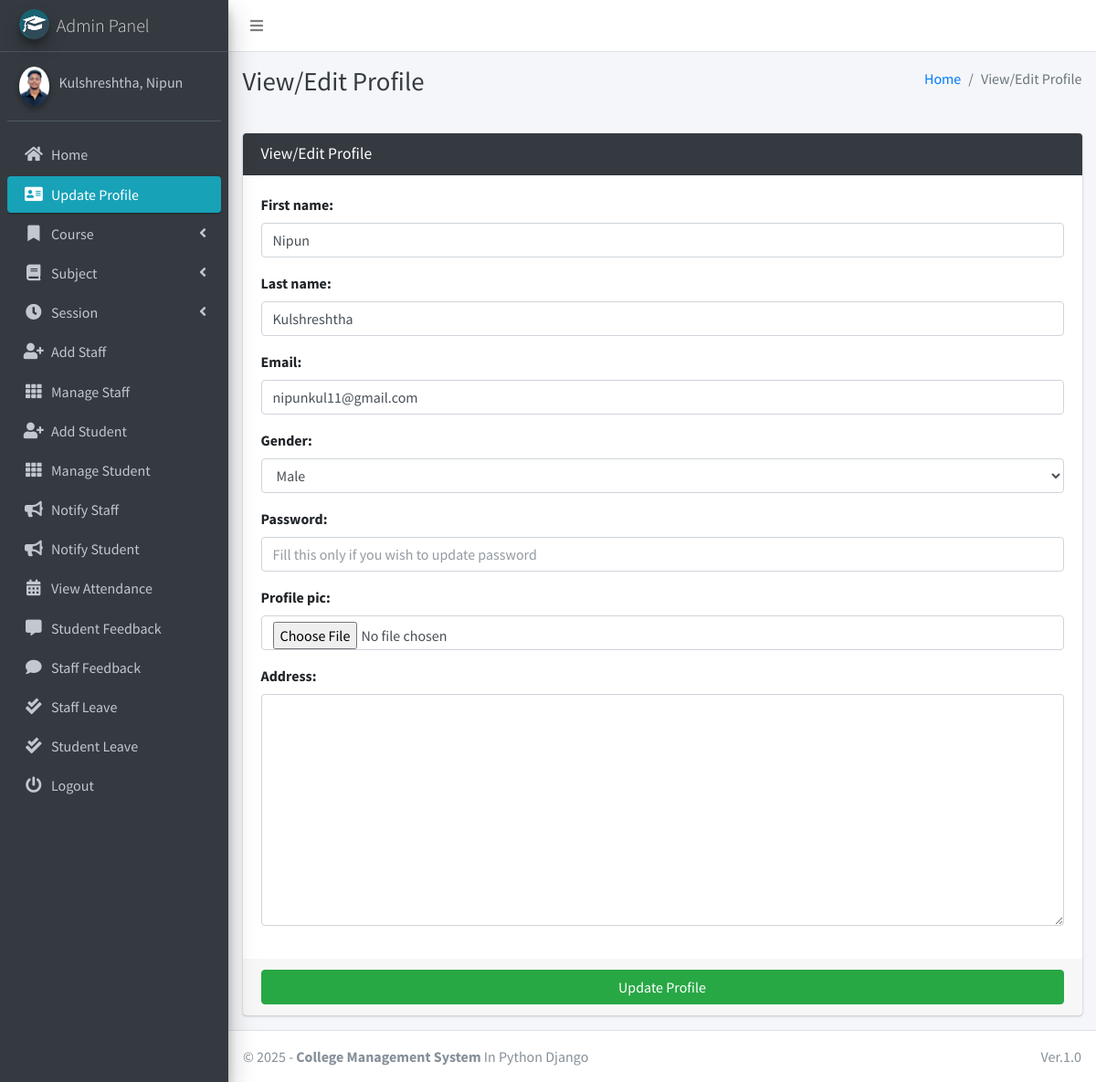
/admin_view_profile (signed in), run on the app's committed database.
### main_app/models.py (models this page shows)
class CustomUser(AbstractUser):
    USER_TYPE = ((1, "HOD"), (2, "Staff"), (3, "Student"))
    GENDER = [("M", "Male"), ("F", "Female")]
    username = None  # Removed username, using email instead
    email = models.EmailField(unique=True)
    user_type = models.CharField(default=1, choices=USER_TYPE, max_length=1)
    gender = models.CharField(max_length=1, choices=GENDER)
    profile_pic = models.ImageField()
    address = models.TextField()
    fcm_token = models.TextField(default="")  # For firebase notifications
    created_at = models.DateTimeField(auto_now_add=True)
    updated_at = models.DateTimeField(auto_now=True)
    USERNAME_FIELD = "email"
    REQUIRED_FIELDS = []
    objects = CustomUserManager()
    def __str__(self):
        return self.last_name + ", " + self.first_name

### main_app/hod_views.py (the view, shortened to what this page needs)
# urls.py: path("admin_view_profile", hod_views.admin_view_profile,
def admin_view_profile(request):
    admin = get_object_or_404(Admin, admin=request.user)
    form = AdminForm(request.POST or None, request.FILES or None,
                     instance=admin)
    context = {'form': form,
               'page_title': 'View/Edit Profile'
               }
    return render(request, "hod_template/admin_view_profile.html", context)

### main_app/forms.py
class AdminForm(CustomUserForm):
    def __init__(self, *args, **kwargs):
        super(AdminForm, self).__init__(*args, **kwargs)
    class Meta(CustomUserForm.Meta):
        model = Admin
        fields = CustomUserForm.Meta.fields

### main_app/templates/hod_template/admin_view_profile.html (shortened to what this page needs)
{% extends 'main_app/base.html' %}
{% load static %}
{% block page_title %}{{page_title}}{% endblock page_title %}
{% block content %}
<section class="content">
    <div class="container-fluid">
        <div class="row">
            <div class="col-md-12">
                <div class="card card-dark">
                    <div class="card-header">
                        <h3 class="card-title">{{page_title}}</h3>
                    </div>
                    {% include "main_app/form_template.html" with messages=messages  form=form button_text="Update Profile"%}
                </div>
            </div>
        </div>
    </div>
</section>
{% endblock content %}

### main_app/templates/main_app/base.html (shortened to what this page needs)
{% load static %}
<!DOCTYPE html>
<html>
<head>
    <link rel="stylesheet" href="{% static 'plugins/fontawesome-free/css/all.min.css'%} ">
    <link rel="stylesheet" href="https://code.ionicframework.com/ionicons/2.0.1/css/ionicons.min.css">
    <link rel="stylesheet"
        href="{% static 'plugins/tempusdominus-bootstrap-4/css/tempusdominus-bootstrap-4.min.css'%} ">
    <link rel="stylesheet" href="{% static 'plugins/icheck-bootstrap/icheck-bootstrap.min.css'%} ">
    <link rel="stylesheet" href="{% static 'dist/css/adminlte.min.css'%} ">
    <link rel="stylesheet" href="{% static 'plugins/overlayScrollbars/css/OverlayScrollbars.min.css'%} ">
    <link rel="stylesheet" href="{% static 'plugins/daterangepicker/daterangepicker.css'%} ">
</head>
<body class="hold-transition sidebar-mini layout-fixed">
    <div class="wrapper">
        <nav class="main-header navbar navbar-expand navbar-white navbar-light">
            <ul class="navbar-nav">
                <li class="nav-item">
                    <a class="nav-link" data-widget="pushmenu" href="#"><i class="fas fa-bars"></i></a>
                </li>
            </ul>
        </nav>
        {% include "main_app/sidebar_template.html" with user=user %}
        <div class="content-wrapper">
            <div class="content-header">
                <div class="container-fluid">
                    <div class="row mb-2">
                        <div class="col-sm-6">
                            <h1 class="m-0 text-dark">{% block page_title %}{% endblock page_title %}</h1>
                        </div>
                        <div class="col-sm-6">
                            <ol class="breadcrumb float-sm-right">
                                <li class="breadcrumb-item"><a href="#">Home</a></li>
                                <li class="breadcrumb-item active">{{ page_title }}</li>
                            </ol>
                        </div>
                    </div>
                </div>
            </div>
<section class="content">
    <div class="container-fluid">
        <div class="row">
            <div class="col-md-12">
            </div></div></div></section>
            {% block content %}
            {% endblock content %}
        </div>
        {% include "main_app/footer.html" %}
    </div>
</body>
</html>

### main_app/templates/main_app/sidebar_template.html (shortened to what this page needs)
{% load static %}
<aside class="main-sidebar sidebar-dark-info elevation-4">
    {% if request.user.user_type == '1' %}
    <a href="{% url 'admin_home' %}" class="brand-link">
        <img src="{% static 'dist/img/cmsl.png' %} " alt="AdminLTE Logo"
            class="brand-image img-circle elevation-3" >
        <span class="brand-text font-weight-light">Admin Panel</span>
    </a>
    <div class="sidebar">
        <div class="user-panel mt-3 pb-3 mb-3 d-flex">
            <div class="image">
                <img src="{{ request.user.profile_pic}}" class="img-circle elevation-2" alt="User Image">
            </div>
            <div class="info">
                <a href="#" class="d-block">{{user}}</a>
            </div>
        </div>
        <nav class="mt-2">
            <ul class="nav nav-pills nav-sidebar flex-column" data-widget="treeview" role="menu" data-accordion="false">
                <li class="nav-item">
                    {% url 'admin_home' as admin_home %}
                    <a href="{{admin_home}}" class="nav-link {% if admin_home == request.path %} active {% endif %}">
                        <i class="nav-icon fas fa-home"></i>
                        <p>
                            Home
                        </p>
                    </a>
                </li>
                <li class="nav-item">
                    {% url 'admin_view_profile' as admin_view_profile %}
                    <a href="{{admin_view_profile}}"
                        class="nav-link {% if admin_view_profile == request.path %} active {% endif %}">
                        <i class="nav-icon fas fa-address-card"></i>
                        <p>
                            Update Profile
                        </p>
                    </a>
                </li>
                <li class="nav-item has-treeview">
                    <a href="#" class="nav-link">
                        <i class="nav-icon fas fa-bookmark"></i>
                        <p>
                            Course
                            <i class="fas fa-angle-left right"></i>
                        </p>
                    </a>
                </li>
                <li class="nav-item has-treeview">
                    <a href="#" class="nav-link">
                        <i class="nav-icon fas fa-book"></i>
                        <p>
                            Subject
                            <i class="fas fa-angle-left right"></i>
                        </p>
                    </a>
                </li>
                <li class="nav-item has-treeview">
                    <a href="#" class="nav-link">
                        <i class="nav-icon fas fa-clock"></i>
                        <p>
                            Session
                            <i class="fas fa-angle-left right"></i>
                        </p>
                    </a>
                </li>
                <li class="nav-item">
                    {% url 'add_staff' as add_staff %}
                    <a href="{{add_staff}}" class="nav-link {% if add_staff == request.path %} active {% endif %}">
                        <i class="nav-icon fas fa-user-plus"></i>
                        <p>
                            Add Staff
                        </p>
                    </a>
                </li>
                <li class="nav-item">
                    {% url 'manage_staff' as manage_staff %}
                    {% url 'edit_staff' staff_id as edit_staff %}
                    <a href="{{manage_staff}}"
                        class="nav-link {% if manage_staff == request.path or request.path == edit_staff %} active {% endif %}">
                        <i class="nav-icon fas fa-th"></i>
                        <p>
                            Manage Staff
                        </p>
                    </a>
                </li>
                <li class="nav-item">
                    {% url 'add_student' as add_student%}
                    <a href="{{add_student}}" class="nav-link  {% if add_student == request.path %} active {% endif %}">
                        <i class="nav-icon fas fa-user-plus"></i>
                        <p>
                            Add Student
                        </p>
                    </a>
                </li>
                <li class="nav-item">
                    {% url 'manage_student' as manage_student %}
                    {% url 'edit_student' student_id as edit_student %}
                    <a href="{{manage_student}}"
                        class="nav-link  {% if edit_student == request.path or manage_student == request.path %} active {% endif %}">
                        <i class="nav-icon fas fa-th"></i>
                        <p>
                            Manage Student
                        </p>
                    </a>
                </li>
                <li class="nav-item">
                    {% url 'admin_notify_staff' as admin_notify_staff %}
                    <a href="{{admin_notify_staff}}"
                        class="nav-link {% if admin_notify_staff == request.path %} active {% endif %}">
                        <i class="nav-icon fas fa-bullhorn"></i>
                        <p>
                            Notify Staff
                        </p>
                    </a>
                </li>
                <li class="nav-item">
                    {% url 'admin_notify_student' as admin_notify_student %}
                    <a href="{{admin_notify_student}}"
                        class="nav-link {% if admin_notify_student == request.path %} active {% endif %}">
                        <i class="nav-icon fas fa-bullhorn"></i>
                        <p>
                            Notify Student
                        </p>
                    </a>
                </li>
                <li class="nav-item">
                    {% url 'admin_view_attendance' as admin_view_attendance %}
                <li class="nav-item">
                    <a href="{{admin_view_attendance}}"
                        class="nav-link  {% if admin_view_attendance == request.path %} active {% endif %}">
                        <i class="nav-icon fas fa-calendar-alt"></i>
                        <p>
                            View Attendance
                        </p>
                    </a>
                </li>
                <li class="nav-item">
                    {% url 'student_feedback_message' as student_feedback_message %}
                    <a href="{{ student_feedback_message }}"
                        class="nav-link  {% if student_feedback_message == request.path %} active {% endif %}">
                        <i class="nav-icon fas fa-comment-alt"></i>
                        <p>
                            Student Feedback
                        </p>
                    </a>
                </li>
                <li class="nav-item">
                    {% url 'staff_feedback_message' as staff_feedback_message %}
                    <a href="{{staff_feedback_message}}"
                        class="nav-link   {% if staff_feedback_message == request.path %} active {% endif %}">
                        <i class="nav-icon fas fa-comment"></i>
                        <p>
                            Staff Feedback
                        </p>
                    </a>
                </li>
                <li class="nav-item">
                    {% url 'view_staff_leave' as view_staff_leave %}
                    <a href="{{view_staff_leave}}"
                        class="nav-link  {% if view_staff_leave == request.path %} active {% endif %}">
                        <i class="nav-icon fas fa-check-double"></i>
                        <p>
                            Staff Leave
                        </p>
                    </a>
                </li>
                <li class="nav-item">
                    {% url 'view_student_leave' as view_student_leave %}
                    <a href="{% url 'view_student_leave' %}"
                        class="nav-link  {% if view_student_leave == request.path %} active {% endif %}">
                        <i class="nav-icon fas fa-check-double"></i>
                        <p>
                            Student Leave
                        </p>
                    </a>
                </li>
                                        {% endif %}
                                        <li class="nav-item">
                                            <a href="{% url 'user_logout' %}"
                                                onclick="return confirm('Your session would be terminated.\n\nProceed?')"
                                                class="nav-link">
                                                <i class="nav-icon fas fa-power-off"></i>
                                                <p>
                                                    Logout
                                                </p>
                                            </a>
                                        </li>
                                    </ul>
                                </nav>
                            </div>
</aside>

### main_app/templates/main_app/form_template.html (shortened to what this page needs)
<form role="form" method="POST" enctype="multipart/form-data">
    <div class="card-body">
        {% for field in form  %}
        <div class="form-group">
            {{field.label_tag}}
            {{field}}
        </div>
        {% endfor %}
    </div>
    <div class="card-footer">
        <button type="submit" class="btn btn-success btn-block">
            {% if button_text %}
            {{button_text}}
            {% else %}
            Submit
            {% endif %}
        </button>
    </div>
</form>

### main_app/templates/main_app/footer.html
<footer class="main-footer">
    &copy; {% now "Y" %} - <strong>College Management System</strong>
    In Python Django
    <div class="float-right d-none d-sm-inline-block">
       Ver.1.0
    </div>
</footer>

### data on the page
CustomUser: user.profile_pic (picture), last_name+first_name "Kulshreshtha, Nipun"

### other printed values
{{ page_title }} "View/Edit Profile"
{{ field.label_tag }} "First name:" "Last name:" "Email:" "Gender:" "Password:" "Profile pic:" "Address:"
{{ button_text }} "Update Profile"
